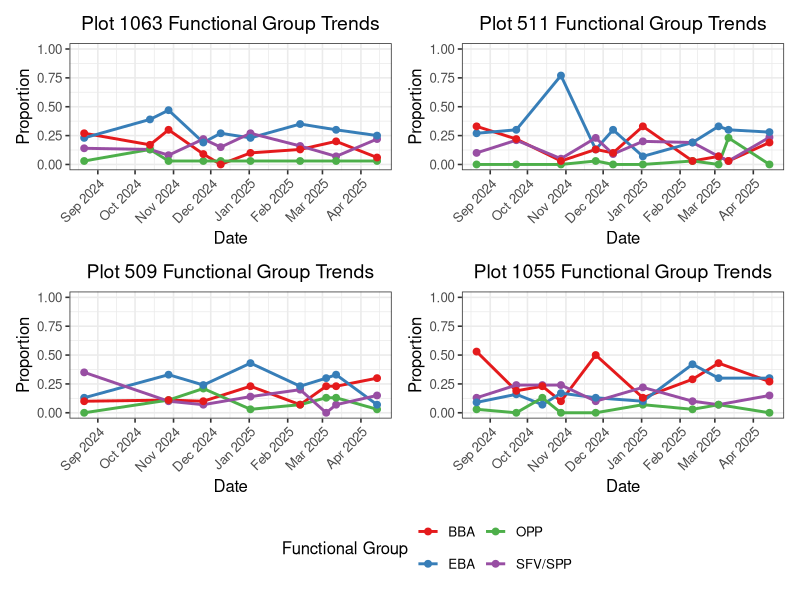
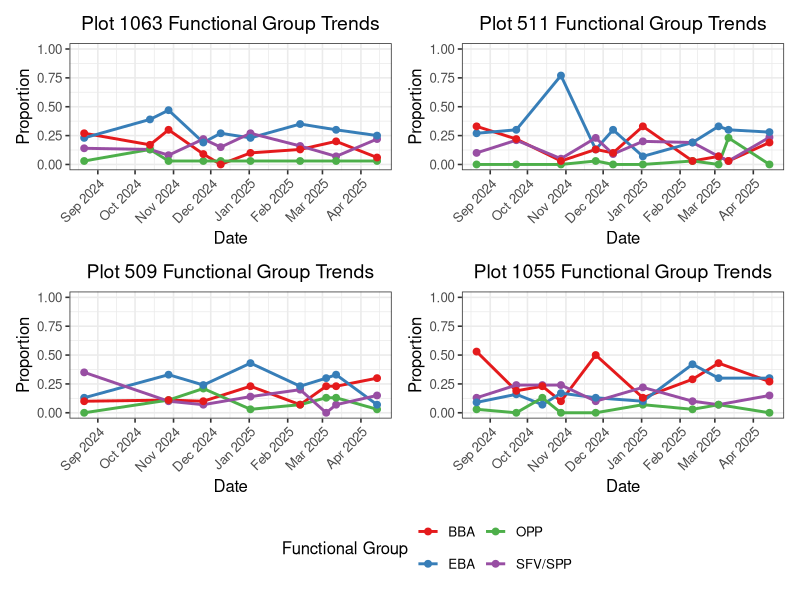
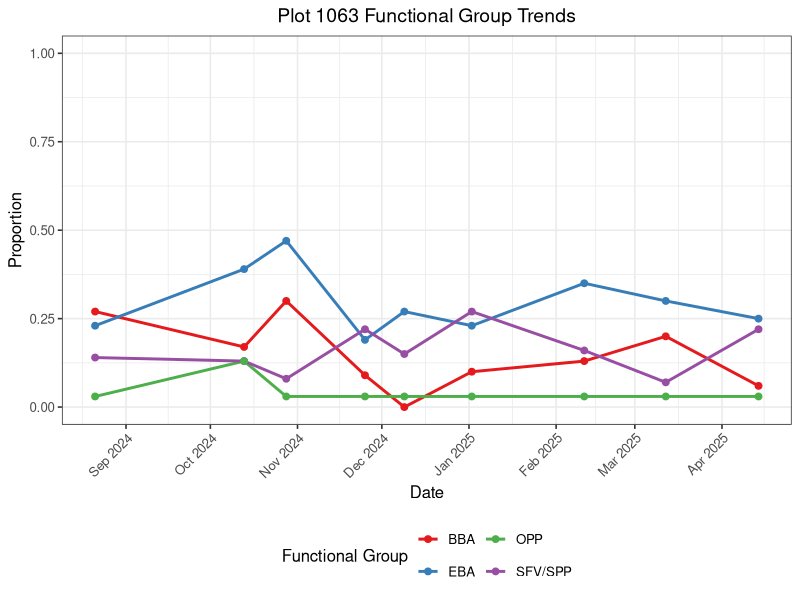
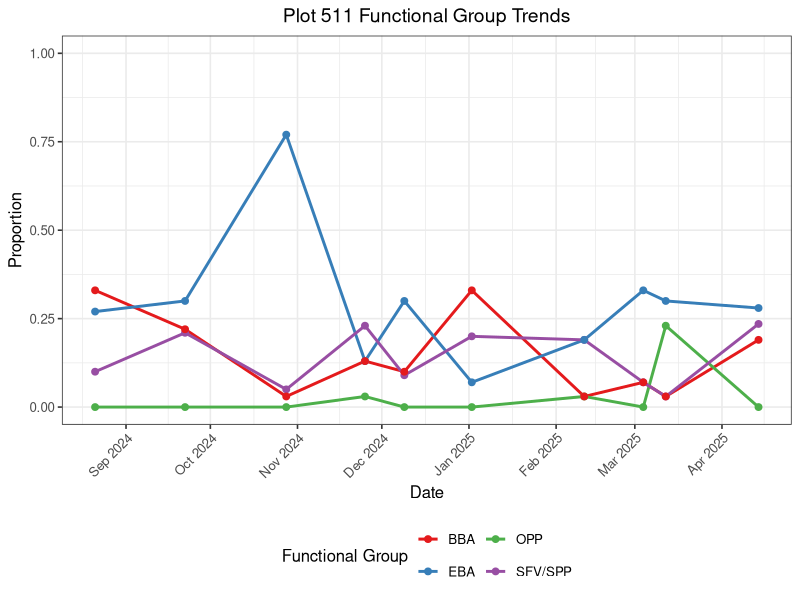
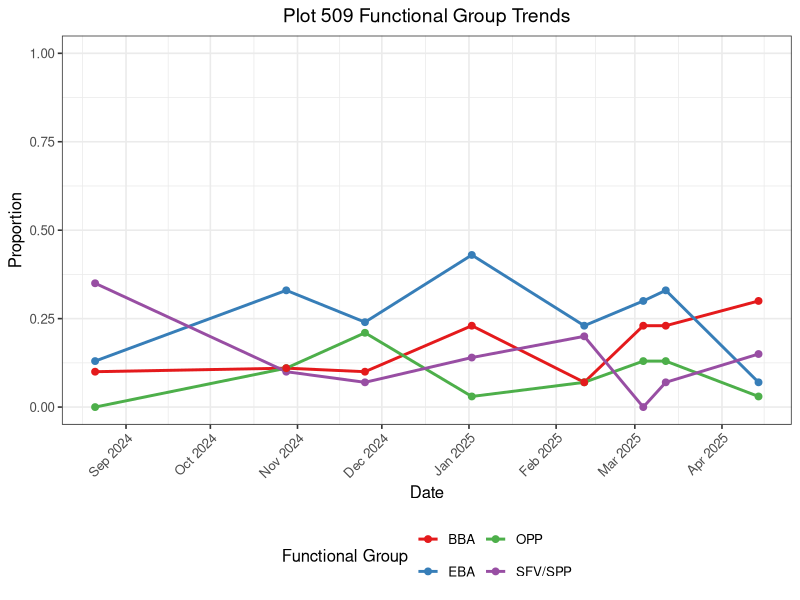
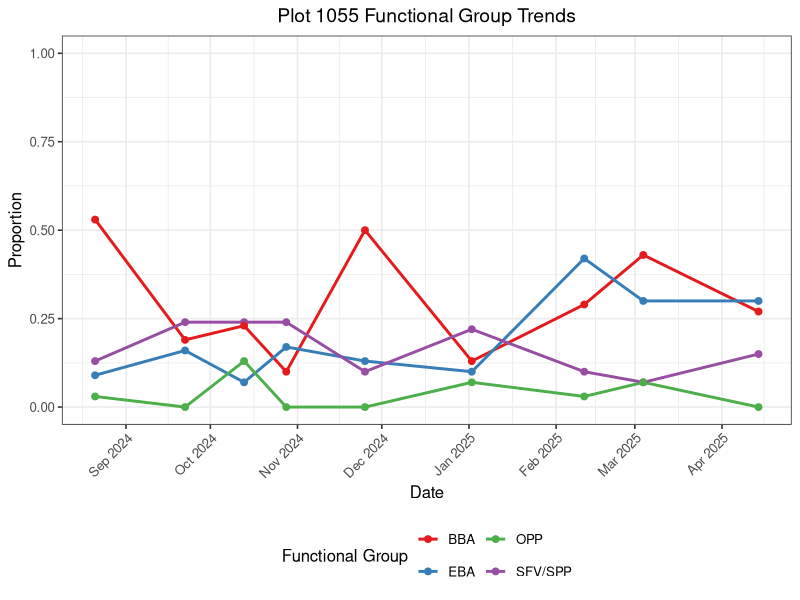

Recreate these plots in R, in order.
# Name: Justin Jang (Github: justinj4ng)
# Nematode data cleaner, pass to ggplot and make graphs
# Last modified 3/19/2025

###
#
#How do you do docstrings in R??
#Dedicated to Nema the dog
#Frivolous comments bc i dont know R
###

library("tidyverse")
library("dplyr")
library("patchwork")  # For combining plots

setwd("C:/Users/justi/Documents/nematodes/nema")

# Read and prepare data
nema <- read_csv("nema.csv")
nema$Date <- as.Date(nema$Date, format="%m/%d/%Y")

# Reshape data to long format
nemaDF <- nema |>
  pivot_longer(
    cols = c("SFV/SPP", "OPP", "EBA", "BBA"),
    names_to = "functional_class",
    values_to = "proportion",
    values_drop_na = TRUE
  )

# Create a list to store plots
plot_list <- list()

# Define color palette
group_colors <- RColorBrewer::brewer.pal(4, "Set1")

# Create a plot for each unique Plot number
for (plot_num in unique(nemaDF$`Plot #`)) {
  plot_data <- nemaDF %>% filter(`Plot #` == plot_num)
  
  p <- ggplot(plot_data, aes(x = Date, y = proportion, color = functional_class)) +
    geom_line(size = 1) +
    geom_point(size = 2) +
    theme_bw(base_size = 12) +
    labs(title = paste("Plot", plot_num, "Functional Group Trends"),
         x = "Date",
         y = "Proportion",
         color = "Functional Group") +
    scale_color_manual(values = group_colors) +
    scale_x_date(date_breaks = "1 month", date_labels = "%b %Y") +
    scale_y_continuous(limits = c(0, 1.0)) +  # Consistent y-axis across plots
    theme(axis.text.x = element_text(angle = 45, hjust = 1),
          plot.title = element_text(hjust = 0.5, size = 14),
          legend.position = "bottom") +
    guides(color = guide_legend(nrow = 2))  # Two rows for legend items
  
  plot_list[[as.character(plot_num)]] <- p
}

# Combine plots (4 in one figure)
combined_plots <- wrap_plots(plot_list, ncol = 2) + 
  plot_layout(guides = "collect") & 
  theme(legend.position = "bottom")

# Display combined plot
combined_plots

# Save combined plot
ggsave("nematode_functional_groups_by_plot.png", 
       plot = combined_plots,
       width = 14,
       height = 10,
       dpi = 300)

# Optionally save individual plots
for (plot_num in names(plot_list)) {
  ggsave(paste0("nematode_plot_", plot_num, ".png"), 
         plot = plot_list[[plot_num]],
         width = 8,
         height = 6,
         dpi = 300)
}